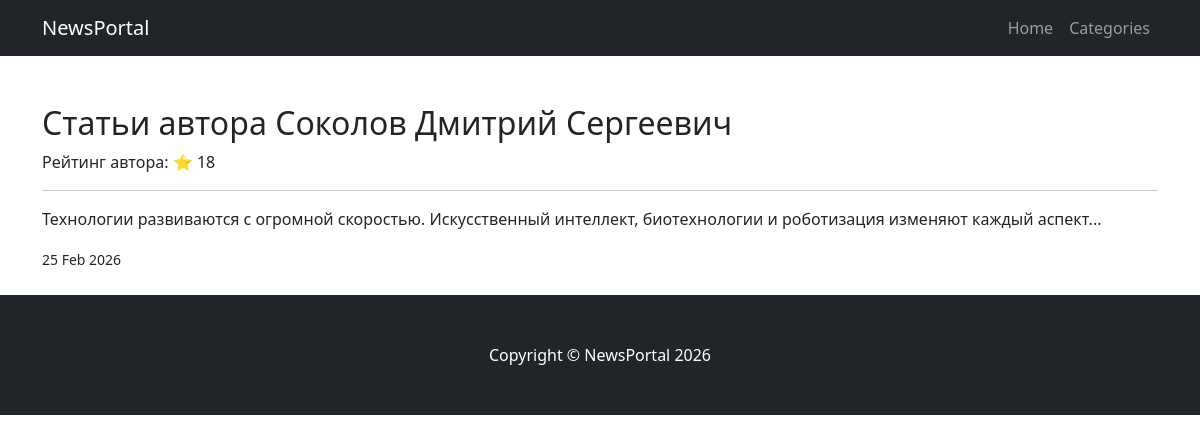
Before: /author/1/ with the older database file.
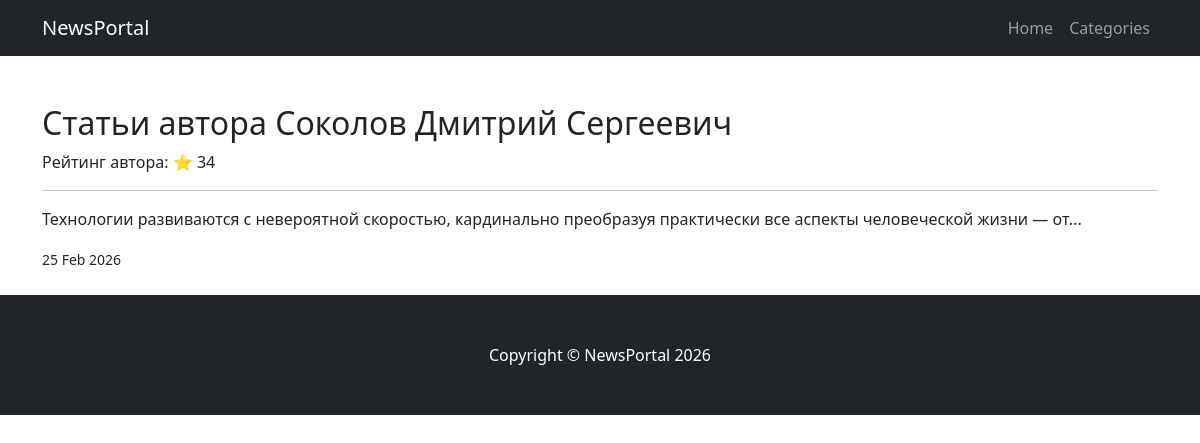
After: the same page with the newer database file.
### NewsPortal/models.py (models this page shows, shortened)
class Author(models.Model):
    user = models.OneToOneField(User, on_delete=models.CASCADE)
    rating_author = models.IntegerField(default=0)

class Post(models.Model):
    name = models.CharField(max_length=50)
    author = models.ForeignKey(Author, on_delete=models.CASCADE)
    type_post = models.CharField(max_length=20, choices=POST_CHOICES)
    time_create = models.DateTimeField(auto_now_add=True)
    categories = models.ManyToManyField(Categories, through='PostCategories')
    content = models.TextField()
    rating_post = models.IntegerField(default=0)
    def preview(self):
        snippet = self.content[:124]
        if len(self.content) > 124:
            snippet = snippet.rsplit(' ', 1)[0]
            return snippet + '...'
        return snippet

### NewsPortal/views.py (the view)
# urls.py: path('author/<int:pk>/', AuthorDetailView.as_view(), name='author_detail'),
class AuthorDetailView(ListView):
    model = Post
    template_name = 'author_posts.html'
    context_object_name = 'posts'
    def get_queryset(self):
        self.author = Author.objects.get(pk=self.kwargs['pk'])
        return Post.objects.filter(author=self.author).order_by('-time_create')
    def get_context_data(self, **kwargs):
        context = super().get_context_data(**kwargs)
        context['author'] = self.author
        context['categories'] = Categories.objects.all()
        return context

### templates/author_posts.html (shortened to what this page needs)
{% extends 'flatpages/default.html' %}
{% block content %}
<h2>Статьи автора {{ author.user.username }}</h2>
<p>Рейтинг автора: ⭐ {{ author.rating_author }}</p>
<hr>
{% for post in posts %}
    <div class="mb-4">
        <p>{{ post.preview }}</p>
        <small>{{ post.time_create|date:"d M Y" }}</small>
    </div>
{% empty %}
    <p>У автора пока нет статей.</p>
{% endfor %}
{% endblock %}

Changed rows visible on the page:
changed Author "Соколов Дмитрий Сергеевич": rating_author "18" → "34"
changed Post: preview "Технологии развиваются с огромной скоростью. Искусственный интеллект, биотехнологии и роботизация изменяют каждый аспект..." → "Технологии развиваются с невероятной скоростью, кардинально преобразуя практически все аспекты человеческой жизни — от..."
